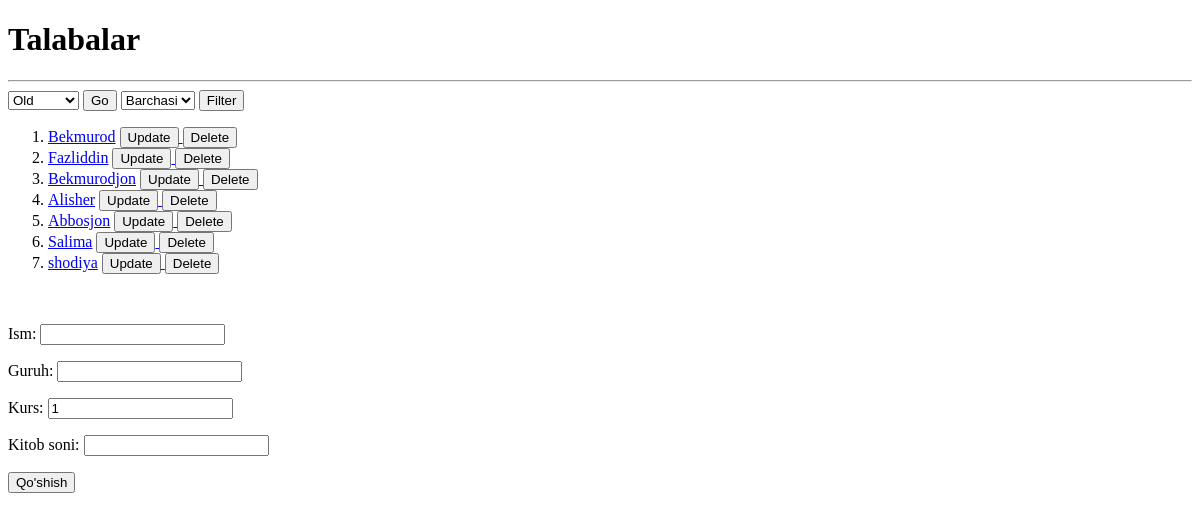
Page /talaba/ on the earlier database version.
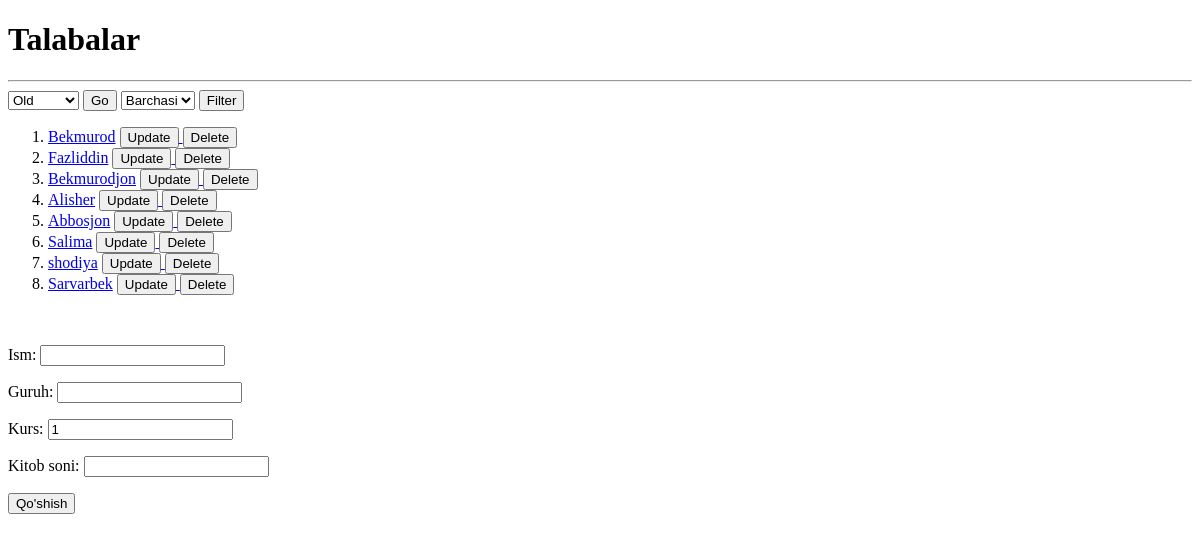
Same page on the later database version.
### main/models.py (models this page shows, shortened)
class Talaba(models.Model):
    ism = models.CharField(max_length=255)
    guruh = models.CharField(max_length=255)
    kurs = models.PositiveIntegerField(default=1, validators=[MinValueValidator(1), MaxValueValidator(4)])
    kitob_soni = models.PositiveIntegerField()
    class Meta:
        verbose_name = 'Talaba'
        verbose_name_plural = 'Talabalar'

### main/views.py (the view)
# urls.py: path('talaba/', talaba_view),
def talaba_view(request):
    form = TalabaForm()
    if request.method == 'POST':
        form = TalabaForm(request.POST)
        if form.is_valid():
            form.save()
            return redirect('/talaba/')
    talabalar = Talaba.objects.all()
    ordering = request.GET.get('ordering')
    if ordering:
        talabalar = talabalar.order_by(ordering)
    kurs = request.GET.get('kurs')
    if kurs:
        talabalar = talabalar.filter(kurs=kurs)
    context = {
        'talabalar': talabalar,
        'ordering': ordering,
        'kurs': kurs,
        'form': form,
    }
    return render(request, "talaba.html", context=context)

### main/forms.py
class TalabaForm(forms.ModelForm):
    class Meta:
        model = Talaba
        fields = '__all__'

### templates/talaba.html (shortened to what this page needs)
<!DOCTYPE html>
<html lang="en">
<head>
</head>
<body>
<h1>Talabalar</h1>
<hr>
<form >
    <select name="ordering" id="ordering">
        <option value="">Old</option>
    </select>
    <button>Go</button>
    <select name="kurs" id="kurs">
        <option value="">Barchasi</option>
    </select>
    <button>Filter</button>
</form>
<ol>
    {% for talaba in talabalar %}
    <li>
        <a href="/talaba/{{talaba.id}}/">{{talaba.ism}}</a>
        <a href="/talaba/{{talaba.id}}/update/">
            <button>Update</button>
        </a>
        <a href="/talaba/{{talaba.id}}/delete/confirm/">
            <button>Delete</button>
        </a>
    </li>
    {% endfor %}
</ol>
<br>
<form method="post" >
    {{ form.as_p }}
    <button>Qo'shish</button>
</form>
</body>
</html>

Differences in the rows shown:
added Talaba: ism "Sarvarbek"
